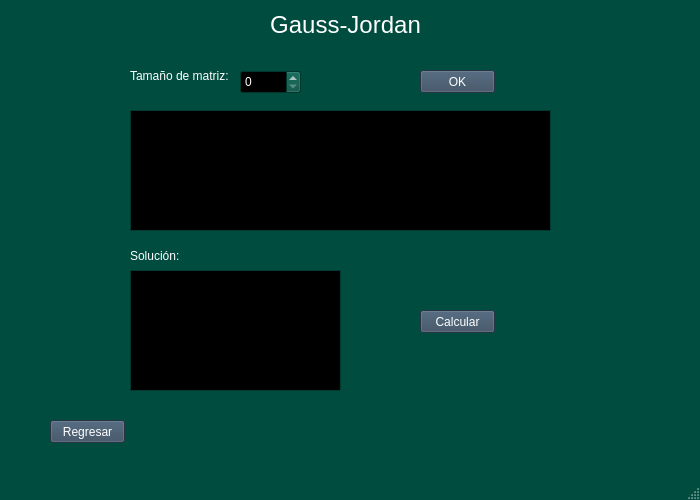
<?xml version="1.0" encoding="UTF-8"?>
<ui version="4.0">
 <class>gaussjordan</class>
 <widget class="QMainWindow" name="gaussjordan">
  <property name="geometry">
   <rect>
    <x>0</x>
    <y>0</y>
    <width>700</width>
    <height>500</height>
   </rect>
  </property>
  <property name="palette">
   <palette>
    <active>
     <colorrole role="WindowText">
      <brush brushstyle="SolidPattern">
       <color alpha="255">
        <red>255</red>
        <green>255</green>
        <blue>255</blue>
       </color>
      </brush>
     </colorrole>
     <colorrole role="Button">
      <brush brushstyle="SolidPattern">
       <color alpha="255">
        <red>0</red>
        <green>76</green>
        <blue>63</blue>
       </color>
      </brush>
     </colorrole>
     <colorrole role="Light">
      <brush brushstyle="SolidPattern">
       <color alpha="255">
        <red>0</red>
        <green>114</green>
        <blue>94</blue>
       </color>
      </brush>
     </colorrole>
     <colorrole role="Midlight">
      <brush brushstyle="SolidPattern">
       <color alpha="255">
        <red>0</red>
        <green>95</green>
        <blue>78</blue>
       </color>
      </brush>
     </colorrole>
     <colorrole role="Dark">
      <brush brushstyle="SolidPattern">
       <color alpha="255">
        <red>0</red>
        <green>38</green>
        <blue>31</blue>
       </color>
      </brush>
     </colorrole>
     <colorrole role="Mid">
      <brush brushstyle="SolidPattern">
       <color alpha="255">
        <red>0</red>
        <green>50</green>
        <blue>42</blue>
       </color>
      </brush>
     </colorrole>
     <colorrole role="Text">
      <brush brushstyle="SolidPattern">
       <color alpha="255">
        <red>255</red>
        <green>255</green>
        <blue>255</blue>
       </color>
      </brush>
     </colorrole>
     <colorrole role="BrightText">
      <brush brushstyle="SolidPattern">
       <color alpha="255">
        <red>255</red>
        <green>255</green>
        <blue>255</blue>
       </color>
      </brush>
     </colorrole>
     <colorrole role="ButtonText">
      <brush brushstyle="SolidPattern">
       <color alpha="255">
        <red>255</red>
        <green>255</green>
        <blue>255</blue>
       </color>
      </brush>
     </colorrole>
     <colorrole role="Base">
      <brush brushstyle="SolidPattern">
       <color alpha="255">
        <red>0</red>
        <green>0</green>
        <blue>0</blue>
       </color>
      </brush>
     </colorrole>
     <colorrole role="Window">
      <brush brushstyle="SolidPattern">
       <color alpha="255">
        <red>0</red>
        <green>76</green>
        <blue>63</blue>
       </color>
      </brush>
     </colorrole>
     <colorrole role="Shadow">
      <brush brushstyle="SolidPattern">
       <color alpha="255">
        <red>0</red>
        <green>0</green>
        <blue>0</blue>
       </color>
      </brush>
     </colorrole>
     <colorrole role="AlternateBase">
      <brush brushstyle="SolidPattern">
       <color alpha="255">
        <red>0</red>
        <green>38</green>
        <blue>31</blue>
       </color>
      </brush>
     </colorrole>
     <colorrole role="ToolTipBase">
      <brush brushstyle="SolidPattern">
       <color alpha="255">
        <red>255</red>
        <green>255</green>
        <blue>220</blue>
       </color>
      </brush>
     </colorrole>
     <colorrole role="ToolTipText">
      <brush brushstyle="SolidPattern">
       <color alpha="255">
        <red>0</red>
        <green>0</green>
        <blue>0</blue>
       </color>
      </brush>
     </colorrole>
     <colorrole role="PlaceholderText">
      <brush brushstyle="SolidPattern">
       <color alpha="128">
        <red>255</red>
        <green>255</green>
        <blue>255</blue>
       </color>
      </brush>
     </colorrole>
    </active>
    <inactive>
     <colorrole role="WindowText">
      <brush brushstyle="SolidPattern">
       <color alpha="255">
        <red>255</red>
        <green>255</green>
        <blue>255</blue>
       </color>
      </brush>
     </colorrole>
     <colorrole role="Button">
      <brush brushstyle="SolidPattern">
       <color alpha="255">
        <red>0</red>
        <green>76</green>
        <blue>63</blue>
       </color>
      </brush>
     </colorrole>
     <colorrole role="Light">
      <brush brushstyle="SolidPattern">
       <color alpha="255">
        <red>0</red>
        <green>114</green>
        <blue>94</blue>
       </color>
      </brush>
     </colorrole>
     <colorrole role="Midlight">
      <brush brushstyle="SolidPattern">
       <color alpha="255">
        <red>0</red>
        <green>95</green>
        <blue>78</blue>
       </color>
      </brush>
     </colorrole>
     <colorrole role="Dark">
      <brush brushstyle="SolidPattern">
       <color alpha="255">
        <red>0</red>
        <green>38</green>
        <blue>31</blue>
       </color>
      </brush>
     </colorrole>
     <colorrole role="Mid">
      <brush brushstyle="SolidPattern">
       <color alpha="255">
        <red>0</red>
        <green>50</green>
        <blue>42</blue>
       </color>
      </brush>
     </colorrole>
     <colorrole role="Text">
      <brush brushstyle="SolidPattern">
       <color alpha="255">
        <red>255</red>
        <green>255</green>
        <blue>255</blue>
       </color>
      </brush>
     </colorrole>
     <colorrole role="BrightText">
      <brush brushstyle="SolidPattern">
       <color alpha="255">
        <red>255</red>
        <green>255</green>
        <blue>255</blue>
       </color>
      </brush>
     </colorrole>
     <colorrole role="ButtonText">
      <brush brushstyle="SolidPattern">
       <color alpha="255">
        <red>255</red>
        <green>255</green>
        <blue>255</blue>
       </color>
      </brush>
     </colorrole>
     <colorrole role="Base">
      <brush brushstyle="SolidPattern">
       <color alpha="255">
        <red>0</red>
        <green>0</green>
        <blue>0</blue>
       </color>
      </brush>
     </colorrole>
     <colorrole role="Window">
      <brush brushstyle="SolidPattern">
       <color alpha="255">
        <red>0</red>
        <green>76</green>
        <blue>63</blue>
       </color>
      </brush>
     </colorrole>
     <colorrole role="Shadow">
      <brush brushstyle="SolidPattern">
       <color alpha="255">
        <red>0</red>
        <green>0</green>
        <blue>0</blue>
       </color>
      </brush>
     </colorrole>
     <colorrole role="AlternateBase">
      <brush brushstyle="SolidPattern">
       <color alpha="255">
        <red>0</red>
        <green>38</green>
        <blue>31</blue>
       </color>
      </brush>
     </colorrole>
     <colorrole role="ToolTipBase">
      <brush brushstyle="SolidPattern">
       <color alpha="255">
        <red>255</red>
        <green>255</green>
        <blue>220</blue>
       </color>
      </brush>
     </colorrole>
     <colorrole role="ToolTipText">
      <brush brushstyle="SolidPattern">
       <color alpha="255">
        <red>0</red>
        <green>0</green>
        <blue>0</blue>
       </color>
      </brush>
     </colorrole>
     <colorrole role="PlaceholderText">
      <brush brushstyle="SolidPattern">
       <color alpha="128">
        <red>255</red>
        <green>255</green>
        <blue>255</blue>
       </color>
      </brush>
     </colorrole>
    </inactive>
    <disabled>
     <colorrole role="WindowText">
      <brush brushstyle="SolidPattern">
       <color alpha="255">
        <red>0</red>
        <green>38</green>
        <blue>31</blue>
       </color>
      </brush>
     </colorrole>
     <colorrole role="Button">
      <brush brushstyle="SolidPattern">
       <color alpha="255">
        <red>0</red>
        <green>76</green>
        <blue>63</blue>
       </color>
      </brush>
     </colorrole>
     <colorrole role="Light">
      <brush brushstyle="SolidPattern">
       <color alpha="255">
        <red>0</red>
        <green>114</green>
        <blue>94</blue>
       </color>
      </brush>
     </colorrole>
     <colorrole role="Midlight">
      <brush brushstyle="SolidPattern">
       <color alpha="255">
        <red>0</red>
        <green>95</green>
        <blue>78</blue>
       </color>
      </brush>
     </colorrole>
     <colorrole role="Dark">
      <brush brushstyle="SolidPattern">
       <color alpha="255">
        <red>0</red>
        <green>38</green>
        <blue>31</blue>
       </color>
      </brush>
     </colorrole>
     <colorrole role="Mid">
      <brush brushstyle="SolidPattern">
       <color alpha="255">
        <red>0</red>
        <green>50</green>
        <blue>42</blue>
       </color>
      </brush>
     </colorrole>
     <colorrole role="Text">
      <brush brushstyle="SolidPattern">
       <color alpha="255">
        <red>0</red>
        <green>38</green>
        <blue>31</blue>
       </color>
      </brush>
     </colorrole>
     <colorrole role="BrightText">
      <brush brushstyle="SolidPattern">
       <color alpha="255">
        <red>255</red>
        <green>255</green>
        <blue>255</blue>
       </color>
      </brush>
     </colorrole>
     <colorrole role="ButtonText">
      <brush brushstyle="SolidPattern">
       <color alpha="255">
        <red>0</red>
        <green>38</green>
        <blue>31</blue>
       </color>
      </brush>
     </colorrole>
     <colorrole role="Base">
      <brush brushstyle="SolidPattern">
       <color alpha="255">
        <red>0</red>
        <green>76</green>
        <blue>63</blue>
       </color>
      </brush>
     </colorrole>
     <colorrole role="Window">
      <brush brushstyle="SolidPattern">
       <color alpha="255">
        <red>0</red>
        <green>76</green>
        <blue>63</blue>
       </color>
      </brush>
     </colorrole>
     <colorrole role="Shadow">
      <brush brushstyle="SolidPattern">
       <color alpha="255">
        <red>0</red>
        <green>0</green>
        <blue>0</blue>
       </color>
      </brush>
     </colorrole>
     <colorrole role="AlternateBase">
      <brush brushstyle="SolidPattern">
       <color alpha="255">
        <red>0</red>
        <green>76</green>
        <blue>63</blue>
       </color>
      </brush>
     </colorrole>
     <colorrole role="ToolTipBase">
      <brush brushstyle="SolidPattern">
       <color alpha="255">
        <red>255</red>
        <green>255</green>
        <blue>220</blue>
       </color>
      </brush>
     </colorrole>
     <colorrole role="ToolTipText">
      <brush brushstyle="SolidPattern">
       <color alpha="255">
        <red>0</red>
        <green>0</green>
        <blue>0</blue>
       </color>
      </brush>
     </colorrole>
     <colorrole role="PlaceholderText">
      <brush brushstyle="SolidPattern">
       <color alpha="128">
        <red>255</red>
        <green>255</green>
        <blue>255</blue>
       </color>
      </brush>
     </colorrole>
    </disabled>
   </palette>
  </property>
  <property name="windowTitle">
   <string>MainWindow</string>
  </property>
  <widget class="QWidget" name="centralwidget">
   <widget class="QPushButton" name="pushButton">
    <property name="geometry">
     <rect>
      <x>50</x>
      <y>420</y>
      <width>75</width>
      <height>23</height>
     </rect>
    </property>
    <property name="palette">
     <palette>
      <active>
       <colorrole role="WindowText">
        <brush brushstyle="SolidPattern">
         <color alpha="255">
          <red>255</red>
          <green>255</green>
          <blue>255</blue>
         </color>
        </brush>
       </colorrole>
       <colorrole role="Button">
        <brush brushstyle="SolidPattern">
         <color alpha="255">
          <red>53</red>
          <green>73</green>
          <blue>94</blue>
         </color>
        </brush>
       </colorrole>
       <colorrole role="Light">
        <brush brushstyle="SolidPattern">
         <color alpha="255">
          <red>79</red>
          <green>109</green>
          <blue>141</blue>
         </color>
        </brush>
       </colorrole>
       <colorrole role="Midlight">
        <brush brushstyle="SolidPattern">
         <color alpha="255">
          <red>66</red>
          <green>91</green>
          <blue>117</blue>
         </color>
        </brush>
       </colorrole>
       <colorrole role="Dark">
        <brush brushstyle="SolidPattern">
         <color alpha="255">
          <red>26</red>
          <green>36</green>
          <blue>47</blue>
         </color>
        </brush>
       </colorrole>
       <colorrole role="Mid">
        <brush brushstyle="SolidPattern">
         <color alpha="255">
          <red>35</red>
          <green>48</green>
          <blue>62</blue>
         </color>
        </brush>
       </colorrole>
       <colorrole role="Text">
        <brush brushstyle="SolidPattern">
         <color alpha="255">
          <red>255</red>
          <green>255</green>
          <blue>255</blue>
         </color>
        </brush>
       </colorrole>
       <colorrole role="BrightText">
        <brush brushstyle="SolidPattern">
         <color alpha="255">
          <red>255</red>
          <green>255</green>
          <blue>255</blue>
         </color>
        </brush>
       </colorrole>
       <colorrole role="ButtonText">
        <brush brushstyle="SolidPattern">
         <color alpha="255">
          <red>255</red>
          <green>255</green>
          <blue>255</blue>
         </color>
        </brush>
       </colorrole>
       <colorrole role="Base">
        <brush brushstyle="SolidPattern">
         <color alpha="255">
          <red>0</red>
          <green>0</green>
          <blue>0</blue>
         </color>
        </brush>
       </colorrole>
       <colorrole role="Window">
        <brush brushstyle="SolidPattern">
         <color alpha="255">
          <red>53</red>
          <green>73</green>
          <blue>94</blue>
         </color>
        </brush>
       </colorrole>
       <colorrole role="Shadow">
        <brush brushstyle="SolidPattern">
         <color alpha="255">
          <red>0</red>
          <green>0</green>
          <blue>0</blue>
         </color>
        </brush>
       </colorrole>
       <colorrole role="AlternateBase">
        <brush brushstyle="SolidPattern">
         <color alpha="255">
          <red>26</red>
          <green>36</green>
          <blue>47</blue>
         </color>
        </brush>
       </colorrole>
       <colorrole role="ToolTipBase">
        <brush brushstyle="SolidPattern">
         <color alpha="255">
          <red>255</red>
          <green>255</green>
          <blue>220</blue>
         </color>
        </brush>
       </colorrole>
       <colorrole role="ToolTipText">
        <brush brushstyle="SolidPattern">
         <color alpha="255">
          <red>0</red>
          <green>0</green>
          <blue>0</blue>
         </color>
        </brush>
       </colorrole>
       <colorrole role="PlaceholderText">
        <brush brushstyle="SolidPattern">
         <color alpha="128">
          <red>255</red>
          <green>255</green>
          <blue>255</blue>
         </color>
        </brush>
       </colorrole>
      </active>
      <inactive>
       <colorrole role="WindowText">
        <brush brushstyle="SolidPattern">
         <color alpha="255">
          <red>255</red>
          <green>255</green>
          <blue>255</blue>
         </color>
        </brush>
       </colorrole>
       <colorrole role="Button">
        <brush brushstyle="SolidPattern">
         <color alpha="255">
          <red>53</red>
          <green>73</green>
          <blue>94</blue>
         </color>
        </brush>
       </colorrole>
       <colorrole role="Light">
        <brush brushstyle="SolidPattern">
         <color alpha="255">
          <red>79</red>
          <green>109</green>
          <blue>141</blue>
         </color>
        </brush>
       </colorrole>
       <colorrole role="Midlight">
        <brush brushstyle="SolidPattern">
         <color alpha="255">
          <red>66</red>
          <green>91</green>
          <blue>117</blue>
         </color>
        </brush>
       </colorrole>
       <colorrole role="Dark">
        <brush brushstyle="SolidPattern">
         <color alpha="255">
          <red>26</red>
          <green>36</green>
          <blue>47</blue>
         </color>
        </brush>
       </colorrole>
       <colorrole role="Mid">
        <brush brushstyle="SolidPattern">
         <color alpha="255">
          <red>35</red>
          <green>48</green>
          <blue>62</blue>
         </color>
        </brush>
       </colorrole>
       <colorrole role="Text">
        <brush brushstyle="SolidPattern">
         <color alpha="255">
          <red>255</red>
          <green>255</green>
          <blue>255</blue>
         </color>
        </brush>
       </colorrole>
       <colorrole role="BrightText">
        <brush brushstyle="SolidPattern">
         <color alpha="255">
          <red>255</red>
          <green>255</green>
          <blue>255</blue>
         </color>
        </brush>
       </colorrole>
       <colorrole role="ButtonText">
        <brush brushstyle="SolidPattern">
         <color alpha="255">
          <red>255</red>
          <green>255</green>
          <blue>255</blue>
         </color>
        </brush>
       </colorrole>
       <colorrole role="Base">
        <brush brushstyle="SolidPattern">
         <color alpha="255">
          <red>0</red>
          <green>0</green>
          <blue>0</blue>
         </color>
        </brush>
       </colorrole>
       <colorrole role="Window">
        <brush brushstyle="SolidPattern">
         <color alpha="255">
          <red>53</red>
          <green>73</green>
          <blue>94</blue>
         </color>
        </brush>
       </colorrole>
       <colorrole role="Shadow">
        <brush brushstyle="SolidPattern">
         <color alpha="255">
          <red>0</red>
          <green>0</green>
          <blue>0</blue>
         </color>
        </brush>
       </colorrole>
       <colorrole role="AlternateBase">
        <brush brushstyle="SolidPattern">
         <color alpha="255">
          <red>26</red>
          <green>36</green>
          <blue>47</blue>
         </color>
        </brush>
       </colorrole>
       <colorrole role="ToolTipBase">
        <brush brushstyle="SolidPattern">
         <color alpha="255">
          <red>255</red>
          <green>255</green>
          <blue>220</blue>
         </color>
        </brush>
       </colorrole>
       <colorrole role="ToolTipText">
        <brush brushstyle="SolidPattern">
         <color alpha="255">
          <red>0</red>
          <green>0</green>
          <blue>0</blue>
         </color>
        </brush>
       </colorrole>
       <colorrole role="PlaceholderText">
        <brush brushstyle="SolidPattern">
         <color alpha="128">
          <red>255</red>
          <green>255</green>
          <blue>255</blue>
         </color>
        </brush>
       </colorrole>
      </inactive>
      <disabled>
       <colorrole role="WindowText">
        <brush brushstyle="SolidPattern">
         <color alpha="255">
          <red>26</red>
          <green>36</green>
          <blue>47</blue>
         </color>
        </brush>
       </colorrole>
       <colorrole role="Button">
        <brush brushstyle="SolidPattern">
         <color alpha="255">
          <red>53</red>
          <green>73</green>
          <blue>94</blue>
         </color>
        </brush>
       </colorrole>
       <colorrole role="Light">
        <brush brushstyle="SolidPattern">
         <color alpha="255">
          <red>79</red>
          <green>109</green>
          <blue>141</blue>
         </color>
        </brush>
       </colorrole>
       <colorrole role="Midlight">
        <brush brushstyle="SolidPattern">
         <color alpha="255">
          <red>66</red>
          <green>91</green>
          <blue>117</blue>
         </color>
        </brush>
       </colorrole>
       <colorrole role="Dark">
        <brush brushstyle="SolidPattern">
         <color alpha="255">
          <red>26</red>
          <green>36</green>
          <blue>47</blue>
         </color>
        </brush>
       </colorrole>
       <colorrole role="Mid">
        <brush brushstyle="SolidPattern">
         <color alpha="255">
          <red>35</red>
          <green>48</green>
          <blue>62</blue>
         </color>
        </brush>
       </colorrole>
       <colorrole role="Text">
        <brush brushstyle="SolidPattern">
         <color alpha="255">
          <red>26</red>
          <green>36</green>
          <blue>47</blue>
         </color>
        </brush>
       </colorrole>
       <colorrole role="BrightText">
        <brush brushstyle="SolidPattern">
         <color alpha="255">
          <red>255</red>
          <green>255</green>
          <blue>255</blue>
         </color>
        </brush>
       </colorrole>
       <colorrole role="ButtonText">
        <brush brushstyle="SolidPattern">
         <color alpha="255">
          <red>26</red>
          <green>36</green>
          <blue>47</blue>
         </color>
        </brush>
       </colorrole>
       <colorrole role="Base">
        <brush brushstyle="SolidPattern">
         <color alpha="255">
          <red>53</red>
          <green>73</green>
          <blue>94</blue>
         </color>
        </brush>
       </colorrole>
       <colorrole role="Window">
        <brush brushstyle="SolidPattern">
         <color alpha="255">
          <red>53</red>
          <green>73</green>
          <blue>94</blue>
         </color>
        </brush>
       </colorrole>
       <colorrole role="Shadow">
        <brush brushstyle="SolidPattern">
         <color alpha="255">
          <red>0</red>
          <green>0</green>
          <blue>0</blue>
         </color>
        </brush>
       </colorrole>
       <colorrole role="AlternateBase">
        <brush brushstyle="SolidPattern">
         <color alpha="255">
          <red>53</red>
          <green>73</green>
          <blue>94</blue>
         </color>
        </brush>
       </colorrole>
       <colorrole role="ToolTipBase">
        <brush brushstyle="SolidPattern">
         <color alpha="255">
          <red>255</red>
          <green>255</green>
          <blue>220</blue>
         </color>
        </brush>
       </colorrole>
       <colorrole role="ToolTipText">
        <brush brushstyle="SolidPattern">
         <color alpha="255">
          <red>0</red>
          <green>0</green>
          <blue>0</blue>
         </color>
        </brush>
       </colorrole>
       <colorrole role="PlaceholderText">
        <brush brushstyle="SolidPattern">
         <color alpha="128">
          <red>255</red>
          <green>255</green>
          <blue>255</blue>
         </color>
        </brush>
       </colorrole>
      </disabled>
     </palette>
    </property>
    <property name="text">
     <string>Regresar</string>
    </property>
   </widget>
   <widget class="QTableView" name="tableView_2">
    <property name="geometry">
     <rect>
      <x>130</x>
      <y>270</y>
      <width>211</width>
      <height>121</height>
     </rect>
    </property>
   </widget>
   <widget class="QLabel" name="label">
    <property name="geometry">
     <rect>
      <x>130</x>
      <y>60</y>
      <width>121</width>
      <height>31</height>
     </rect>
    </property>
    <property name="text">
     <string>Tamaño de matriz:</string>
    </property>
   </widget>
   <widget class="QTableView" name="tableView">
    <property name="geometry">
     <rect>
      <x>130</x>
      <y>110</y>
      <width>421</width>
      <height>121</height>
     </rect>
    </property>
   </widget>
   <widget class="QPushButton" name="pushButton_2">
    <property name="geometry">
     <rect>
      <x>420</x>
      <y>310</y>
      <width>75</width>
      <height>23</height>
     </rect>
    </property>
    <property name="palette">
     <palette>
      <active>
       <colorrole role="WindowText">
        <brush brushstyle="SolidPattern">
         <color alpha="255">
          <red>255</red>
          <green>255</green>
          <blue>255</blue>
         </color>
        </brush>
       </colorrole>
       <colorrole role="Button">
        <brush brushstyle="SolidPattern">
         <color alpha="255">
          <red>53</red>
          <green>73</green>
          <blue>94</blue>
         </color>
        </brush>
       </colorrole>
       <colorrole role="Light">
        <brush brushstyle="SolidPattern">
         <color alpha="255">
          <red>79</red>
          <green>109</green>
          <blue>141</blue>
         </color>
        </brush>
       </colorrole>
       <colorrole role="Midlight">
        <brush brushstyle="SolidPattern">
         <color alpha="255">
          <red>66</red>
          <green>91</green>
          <blue>117</blue>
         </color>
        </brush>
       </colorrole>
       <colorrole role="Dark">
        <brush brushstyle="SolidPattern">
         <color alpha="255">
          <red>26</red>
          <green>36</green>
          <blue>47</blue>
         </color>
        </brush>
       </colorrole>
       <colorrole role="Mid">
        <brush brushstyle="SolidPattern">
         <color alpha="255">
          <red>35</red>
          <green>48</green>
          <blue>62</blue>
         </color>
        </brush>
       </colorrole>
       <colorrole role="Text">
        <brush brushstyle="SolidPattern">
         <color alpha="255">
          <red>255</red>
          <green>255</green>
          <blue>255</blue>
         </color>
        </brush>
       </colorrole>
       <colorrole role="BrightText">
        <brush brushstyle="SolidPattern">
         <color alpha="255">
          <red>255</red>
          <green>255</green>
          <blue>255</blue>
         </color>
        </brush>
       </colorrole>
       <colorrole role="ButtonText">
        <brush brushstyle="SolidPattern">
         <color alpha="255">
          <red>255</red>
          <green>255</green>
          <blue>255</blue>
         </color>
        </brush>
       </colorrole>
       <colorrole role="Base">
        <brush brushstyle="SolidPattern">
         <color alpha="255">
          <red>0</red>
          <green>0</green>
          <blue>0</blue>
         </color>
        </brush>
       </colorrole>
       <colorrole role="Window">
        <brush brushstyle="SolidPattern">
         <color alpha="255">
          <red>53</red>
          <green>73</green>
          <blue>94</blue>
         </color>
        </brush>
       </colorrole>
       <colorrole role="Shadow">
        <brush brushstyle="SolidPattern">
         <color alpha="255">
          <red>0</red>
          <green>0</green>
          <blue>0</blue>
         </color>
        </brush>
       </colorrole>
       <colorrole role="AlternateBase">
        <brush brushstyle="SolidPattern">
         <color alpha="255">
          <red>26</red>
          <green>36</green>
          <blue>47</blue>
         </color>
        </brush>
       </colorrole>
       <colorrole role="ToolTipBase">
        <brush brushstyle="SolidPattern">
         <color alpha="255">
          <red>255</red>
          <green>255</green>
          <blue>220</blue>
         </color>
        </brush>
       </colorrole>
       <colorrole role="ToolTipText">
        <brush brushstyle="SolidPattern">
         <color alpha="255">
          <red>0</red>
          <green>0</green>
          <blue>0</blue>
         </color>
        </brush>
       </colorrole>
       <colorrole role="PlaceholderText">
        <brush brushstyle="SolidPattern">
         <color alpha="128">
          <red>255</red>
          <green>255</green>
          <blue>255</blue>
         </color>
        </brush>
       </colorrole>
      </active>
      <inactive>
       <colorrole role="WindowText">
        <brush brushstyle="SolidPattern">
         <color alpha="255">
          <red>255</red>
          <green>255</green>
          <blue>255</blue>
         </color>
        </brush>
       </colorrole>
       <colorrole role="Button">
        <brush brushstyle="SolidPattern">
         <color alpha="255">
          <red>53</red>
          <green>73</green>
          <blue>94</blue>
         </color>
        </brush>
       </colorrole>
       <colorrole role="Light">
        <brush brushstyle="SolidPattern">
         <color alpha="255">
          <red>79</red>
          <green>109</green>
          <blue>141</blue>
         </color>
        </brush>
       </colorrole>
       <colorrole role="Midlight">
        <brush brushstyle="SolidPattern">
         <color alpha="255">
          <red>66</red>
          <green>91</green>
          <blue>117</blue>
         </color>
        </brush>
       </colorrole>
       <colorrole role="Dark">
        <brush brushstyle="SolidPattern">
         <color alpha="255">
          <red>26</red>
          <green>36</green>
          <blue>47</blue>
         </color>
        </brush>
       </colorrole>
       <colorrole role="Mid">
        <brush brushstyle="SolidPattern">
         <color alpha="255">
          <red>35</red>
          <green>48</green>
          <blue>62</blue>
         </color>
        </brush>
       </colorrole>
       <colorrole role="Text">
        <brush brushstyle="SolidPattern">
         <color alpha="255">
          <red>255</red>
          <green>255</green>
          <blue>255</blue>
         </color>
        </brush>
       </colorrole>
       <colorrole role="BrightText">
        <brush brushstyle="SolidPattern">
         <color alpha="255">
          <red>255</red>
          <green>255</green>
          <blue>255</blue>
         </color>
        </brush>
       </colorrole>
       <colorrole role="ButtonText">
        <brush brushstyle="SolidPattern">
         <color alpha="255">
          <red>255</red>
          <green>255</green>
          <blue>255</blue>
         </color>
        </brush>
       </colorrole>
       <colorrole role="Base">
        <brush brushstyle="SolidPattern">
         <color alpha="255">
          <red>0</red>
          <green>0</green>
          <blue>0</blue>
         </color>
        </brush>
       </colorrole>
       <colorrole role="Window">
        <brush brushstyle="SolidPattern">
         <color alpha="255">
          <red>53</red>
          <green>73</green>
          <blue>94</blue>
         </color>
        </brush>
       </colorrole>
       <colorrole role="Shadow">
        <brush brushstyle="SolidPattern">
         <color alpha="255">
          <red>0</red>
          <green>0</green>
          <blue>0</blue>
         </color>
        </brush>
       </colorrole>
       <colorrole role="AlternateBase">
        <brush brushstyle="SolidPattern">
         <color alpha="255">
          <red>26</red>
          <green>36</green>
          <blue>47</blue>
         </color>
        </brush>
       </colorrole>
       <colorrole role="ToolTipBase">
        <brush brushstyle="SolidPattern">
         <color alpha="255">
          <red>255</red>
          <green>255</green>
          <blue>220</blue>
         </color>
        </brush>
       </colorrole>
       <colorrole role="ToolTipText">
        <brush brushstyle="SolidPattern">
         <color alpha="255">
          <red>0</red>
          <green>0</green>
          <blue>0</blue>
         </color>
        </brush>
       </colorrole>
       <colorrole role="PlaceholderText">
        <brush brushstyle="SolidPattern">
         <color alpha="128">
          <red>255</red>
          <green>255</green>
          <blue>255</blue>
         </color>
        </brush>
       </colorrole>
      </inactive>
      <disabled>
       <colorrole role="WindowText">
        <brush brushstyle="SolidPattern">
         <color alpha="255">
          <red>26</red>
          <green>36</green>
          <blue>47</blue>
         </color>
        </brush>
       </colorrole>
       <colorrole role="Button">
        <brush brushstyle="SolidPattern">
         <color alpha="255">
          <red>53</red>
          <green>73</green>
          <blue>94</blue>
         </color>
        </brush>
       </colorrole>
       <colorrole role="Light">
        <brush brushstyle="SolidPattern">
         <color alpha="255">
          <red>79</red>
          <green>109</green>
          <blue>141</blue>
         </color>
        </brush>
       </colorrole>
       <colorrole role="Midlight">
        <brush brushstyle="SolidPattern">
         <color alpha="255">
          <red>66</red>
          <green>91</green>
          <blue>117</blue>
         </color>
        </brush>
       </colorrole>
       <colorrole role="Dark">
        <brush brushstyle="SolidPattern">
         <color alpha="255">
          <red>26</red>
          <green>36</green>
          <blue>47</blue>
         </color>
        </brush>
       </colorrole>
       <colorrole role="Mid">
        <brush brushstyle="SolidPattern">
         <color alpha="255">
          <red>35</red>
          <green>48</green>
          <blue>62</blue>
         </color>
        </brush>
       </colorrole>
       <colorrole role="Text">
        <brush brushstyle="SolidPattern">
         <color alpha="255">
          <red>26</red>
          <green>36</green>
          <blue>47</blue>
         </color>
        </brush>
       </colorrole>
       <colorrole role="BrightText">
        <brush brushstyle="SolidPattern">
         <color alpha="255">
          <red>255</red>
          <green>255</green>
          <blue>255</blue>
         </color>
        </brush>
       </colorrole>
       <colorrole role="ButtonText">
        <brush brushstyle="SolidPattern">
         <color alpha="255">
          <red>26</red>
          <green>36</green>
          <blue>47</blue>
         </color>
        </brush>
       </colorrole>
       <colorrole role="Base">
        <brush brushstyle="SolidPattern">
         <color alpha="255">
          <red>53</red>
          <green>73</green>
          <blue>94</blue>
         </color>
        </brush>
       </colorrole>
       <colorrole role="Window">
        <brush brushstyle="SolidPattern">
         <color alpha="255">
          <red>53</red>
          <green>73</green>
          <blue>94</blue>
         </color>
        </brush>
       </colorrole>
       <colorrole role="Shadow">
        <brush brushstyle="SolidPattern">
         <color alpha="255">
          <red>0</red>
          <green>0</green>
          <blue>0</blue>
         </color>
        </brush>
       </colorrole>
       <colorrole role="AlternateBase">
        <brush brushstyle="SolidPattern">
         <color alpha="255">
          <red>53</red>
          <green>73</green>
          <blue>94</blue>
         </color>
        </brush>
       </colorrole>
       <colorrole role="ToolTipBase">
        <brush brushstyle="SolidPattern">
         <color alpha="255">
          <red>255</red>
          <green>255</green>
          <blue>220</blue>
         </color>
        </brush>
       </colorrole>
       <colorrole role="ToolTipText">
        <brush brushstyle="SolidPattern">
         <color alpha="255">
          <red>0</red>
          <green>0</green>
          <blue>0</blue>
         </color>
        </brush>
       </colorrole>
       <colorrole role="PlaceholderText">
        <brush brushstyle="SolidPattern">
         <color alpha="128">
          <red>255</red>
          <green>255</green>
          <blue>255</blue>
         </color>
        </brush>
       </colorrole>
      </disabled>
     </palette>
    </property>
    <property name="text">
     <string>Calcular</string>
    </property>
   </widget>
   <widget class="QSpinBox" name="spinBox">
    <property name="geometry">
     <rect>
      <x>240</x>
      <y>70</y>
      <width>61</width>
      <height>24</height>
     </rect>
    </property>
   </widget>
   <widget class="QLabel" name="label_2">
    <property name="geometry">
     <rect>
      <x>200</x>
      <y>10</y>
      <width>291</width>
      <height>31</height>
     </rect>
    </property>
    <property name="text">
     <string>&lt;html&gt;&lt;head/&gt;&lt;body&gt;&lt;p align=&quot;center&quot;&gt;&lt;span style=&quot; font-size:18pt;&quot;&gt;Gauss-Jordan&lt;/span&gt;&lt;/p&gt;&lt;/body&gt;&lt;/html&gt;</string>
    </property>
   </widget>
   <widget class="QPushButton" name="pushButton_3">
    <property name="geometry">
     <rect>
      <x>420</x>
      <y>70</y>
      <width>75</width>
      <height>23</height>
     </rect>
    </property>
    <property name="palette">
     <palette>
      <active>
       <colorrole role="WindowText">
        <brush brushstyle="SolidPattern">
         <color alpha="255">
          <red>255</red>
          <green>255</green>
          <blue>255</blue>
         </color>
        </brush>
       </colorrole>
       <colorrole role="Button">
        <brush brushstyle="SolidPattern">
         <color alpha="255">
          <red>53</red>
          <green>73</green>
          <blue>94</blue>
         </color>
        </brush>
       </colorrole>
       <colorrole role="Light">
        <brush brushstyle="SolidPattern">
         <color alpha="255">
          <red>79</red>
          <green>109</green>
          <blue>141</blue>
         </color>
        </brush>
       </colorrole>
       <colorrole role="Midlight">
        <brush brushstyle="SolidPattern">
         <color alpha="255">
          <red>66</red>
          <green>91</green>
          <blue>117</blue>
         </color>
        </brush>
       </colorrole>
       <colorrole role="Dark">
        <brush brushstyle="SolidPattern">
         <color alpha="255">
          <red>26</red>
          <green>36</green>
          <blue>47</blue>
         </color>
        </brush>
       </colorrole>
       <colorrole role="Mid">
        <brush brushstyle="SolidPattern">
         <color alpha="255">
          <red>35</red>
          <green>48</green>
          <blue>62</blue>
         </color>
        </brush>
       </colorrole>
       <colorrole role="Text">
        <brush brushstyle="SolidPattern">
         <color alpha="255">
          <red>255</red>
          <green>255</green>
          <blue>255</blue>
         </color>
        </brush>
       </colorrole>
       <colorrole role="BrightText">
        <brush brushstyle="SolidPattern">
         <color alpha="255">
          <red>255</red>
          <green>255</green>
          <blue>255</blue>
         </color>
        </brush>
       </colorrole>
       <colorrole role="ButtonText">
        <brush brushstyle="SolidPattern">
         <color alpha="255">
          <red>255</red>
          <green>255</green>
          <blue>255</blue>
         </color>
        </brush>
       </colorrole>
       <colorrole role="Base">
        <brush brushstyle="SolidPattern">
         <color alpha="255">
          <red>0</red>
          <green>0</green>
          <blue>0</blue>
         </color>
        </brush>
       </colorrole>
       <colorrole role="Window">
        <brush brushstyle="SolidPattern">
         <color alpha="255">
          <red>53</red>
          <green>73</green>
          <blue>94</blue>
         </color>
        </brush>
       </colorrole>
       <colorrole role="Shadow">
        <brush brushstyle="SolidPattern">
         <color alpha="255">
          <red>0</red>
          <green>0</green>
          <blue>0</blue>
         </color>
        </brush>
       </colorrole>
       <colorrole role="AlternateBase">
        <brush brushstyle="SolidPattern">
         <color alpha="255">
          <red>26</red>
          <green>36</green>
          <blue>47</blue>
         </color>
        </brush>
       </colorrole>
       <colorrole role="ToolTipBase">
        <brush brushstyle="SolidPattern">
         <color alpha="255">
          <red>255</red>
          <green>255</green>
          <blue>220</blue>
         </color>
        </brush>
       </colorrole>
       <colorrole role="ToolTipText">
        <brush brushstyle="SolidPattern">
         <color alpha="255">
          <red>0</red>
          <green>0</green>
          <blue>0</blue>
         </color>
        </brush>
       </colorrole>
       <colorrole role="PlaceholderText">
        <brush brushstyle="SolidPattern">
         <color alpha="128">
          <red>255</red>
          <green>255</green>
          <blue>255</blue>
         </color>
        </brush>
       </colorrole>
      </active>
      <inactive>
       <colorrole role="WindowText">
        <brush brushstyle="SolidPattern">
         <color alpha="255">
          <red>255</red>
          <green>255</green>
          <blue>255</blue>
         </color>
        </brush>
       </colorrole>
       <colorrole role="Button">
        <brush brushstyle="SolidPattern">
         <color alpha="255">
          <red>53</red>
          <green>73</green>
          <blue>94</blue>
         </color>
        </brush>
       </colorrole>
       <colorrole role="Light">
        <brush brushstyle="SolidPattern">
         <color alpha="255">
          <red>79</red>
          <green>109</green>
          <blue>141</blue>
         </color>
        </brush>
       </colorrole>
       <colorrole role="Midlight">
        <brush brushstyle="SolidPattern">
         <color alpha="255">
          <red>66</red>
          <green>91</green>
          <blue>117</blue>
         </color>
        </brush>
       </colorrole>
       <colorrole role="Dark">
        <brush brushstyle="SolidPattern">
         <color alpha="255">
          <red>26</red>
          <green>36</green>
          <blue>47</blue>
         </color>
        </brush>
       </colorrole>
       <colorrole role="Mid">
        <brush brushstyle="SolidPattern">
         <color alpha="255">
          <red>35</red>
          <green>48</green>
          <blue>62</blue>
         </color>
        </brush>
       </colorrole>
       <colorrole role="Text">
        <brush brushstyle="SolidPattern">
         <color alpha="255">
          <red>255</red>
          <green>255</green>
          <blue>255</blue>
         </color>
        </brush>
       </colorrole>
       <colorrole role="BrightText">
        <brush brushstyle="SolidPattern">
         <color alpha="255">
          <red>255</red>
          <green>255</green>
          <blue>255</blue>
         </color>
        </brush>
       </colorrole>
       <colorrole role="ButtonText">
        <brush brushstyle="SolidPattern">
         <color alpha="255">
          <red>255</red>
          <green>255</green>
          <blue>255</blue>
         </color>
        </brush>
       </colorrole>
       <colorrole role="Base">
        <brush brushstyle="SolidPattern">
         <color alpha="255">
          <red>0</red>
          <green>0</green>
          <blue>0</blue>
         </color>
        </brush>
       </colorrole>
       <colorrole role="Window">
        <brush brushstyle="SolidPattern">
         <color alpha="255">
          <red>53</red>
          <green>73</green>
          <blue>94</blue>
         </color>
        </brush>
       </colorrole>
       <colorrole role="Shadow">
        <brush brushstyle="SolidPattern">
         <color alpha="255">
          <red>0</red>
          <green>0</green>
          <blue>0</blue>
         </color>
        </brush>
       </colorrole>
       <colorrole role="AlternateBase">
        <brush brushstyle="SolidPattern">
         <color alpha="255">
          <red>26</red>
          <green>36</green>
          <blue>47</blue>
         </color>
        </brush>
       </colorrole>
       <colorrole role="ToolTipBase">
        <brush brushstyle="SolidPattern">
         <color alpha="255">
          <red>255</red>
          <green>255</green>
          <blue>220</blue>
         </color>
        </brush>
       </colorrole>
       <colorrole role="ToolTipText">
        <brush brushstyle="SolidPattern">
         <color alpha="255">
          <red>0</red>
          <green>0</green>
          <blue>0</blue>
         </color>
        </brush>
       </colorrole>
       <colorrole role="PlaceholderText">
        <brush brushstyle="SolidPattern">
         <color alpha="128">
          <red>255</red>
          <green>255</green>
          <blue>255</blue>
         </color>
        </brush>
       </colorrole>
      </inactive>
      <disabled>
       <colorrole role="WindowText">
        <brush brushstyle="SolidPattern">
         <color alpha="255">
          <red>26</red>
          <green>36</green>
          <blue>47</blue>
         </color>
        </brush>
       </colorrole>
       <colorrole role="Button">
        <brush brushstyle="SolidPattern">
         <color alpha="255">
          <red>53</red>
          <green>73</green>
          <blue>94</blue>
         </color>
        </brush>
       </colorrole>
       <colorrole role="Light">
        <brush brushstyle="SolidPattern">
         <color alpha="255">
          <red>79</red>
          <green>109</green>
          <blue>141</blue>
         </color>
        </brush>
       </colorrole>
       <colorrole role="Midlight">
        <brush brushstyle="SolidPattern">
         <color alpha="255">
          <red>66</red>
          <green>91</green>
          <blue>117</blue>
         </color>
        </brush>
       </colorrole>
       <colorrole role="Dark">
        <brush brushstyle="SolidPattern">
         <color alpha="255">
          <red>26</red>
          <green>36</green>
          <blue>47</blue>
         </color>
        </brush>
       </colorrole>
       <colorrole role="Mid">
        <brush brushstyle="SolidPattern">
         <color alpha="255">
          <red>35</red>
          <green>48</green>
          <blue>62</blue>
         </color>
        </brush>
       </colorrole>
       <colorrole role="Text">
        <brush brushstyle="SolidPattern">
         <color alpha="255">
          <red>26</red>
          <green>36</green>
          <blue>47</blue>
         </color>
        </brush>
       </colorrole>
       <colorrole role="BrightText">
        <brush brushstyle="SolidPattern">
         <color alpha="255">
          <red>255</red>
          <green>255</green>
          <blue>255</blue>
         </color>
        </brush>
       </colorrole>
       <colorrole role="ButtonText">
        <brush brushstyle="SolidPattern">
         <color alpha="255">
          <red>26</red>
          <green>36</green>
          <blue>47</blue>
         </color>
        </brush>
       </colorrole>
       <colorrole role="Base">
        <brush brushstyle="SolidPattern">
         <color alpha="255">
          <red>53</red>
          <green>73</green>
          <blue>94</blue>
         </color>
        </brush>
       </colorrole>
       <colorrole role="Window">
        <brush brushstyle="SolidPattern">
         <color alpha="255">
          <red>53</red>
          <green>73</green>
          <blue>94</blue>
         </color>
        </brush>
       </colorrole>
       <colorrole role="Shadow">
        <brush brushstyle="SolidPattern">
         <color alpha="255">
          <red>0</red>
          <green>0</green>
          <blue>0</blue>
         </color>
        </brush>
       </colorrole>
       <colorrole role="AlternateBase">
        <brush brushstyle="SolidPattern">
         <color alpha="255">
          <red>53</red>
          <green>73</green>
          <blue>94</blue>
         </color>
        </brush>
       </colorrole>
       <colorrole role="ToolTipBase">
        <brush brushstyle="SolidPattern">
         <color alpha="255">
          <red>255</red>
          <green>255</green>
          <blue>220</blue>
         </color>
        </brush>
       </colorrole>
       <colorrole role="ToolTipText">
        <brush brushstyle="SolidPattern">
         <color alpha="255">
          <red>0</red>
          <green>0</green>
          <blue>0</blue>
         </color>
        </brush>
       </colorrole>
       <colorrole role="PlaceholderText">
        <brush brushstyle="SolidPattern">
         <color alpha="128">
          <red>255</red>
          <green>255</green>
          <blue>255</blue>
         </color>
        </brush>
       </colorrole>
      </disabled>
     </palette>
    </property>
    <property name="text">
     <string>OK</string>
    </property>
   </widget>
   <widget class="QLabel" name="label_3">
    <property name="geometry">
     <rect>
      <x>130</x>
      <y>240</y>
      <width>121</width>
      <height>31</height>
     </rect>
    </property>
    <property name="text">
     <string>Solución:</string>
    </property>
   </widget>
  </widget>
  <widget class="QMenuBar" name="menubar">
   <property name="geometry">
    <rect>
     <x>0</x>
     <y>0</y>
     <width>700</width>
     <height>21</height>
    </rect>
   </property>
  </widget>
  <widget class="QStatusBar" name="statusbar"/>
 </widget>
 <resources/>
 <connections/>
</ui>
